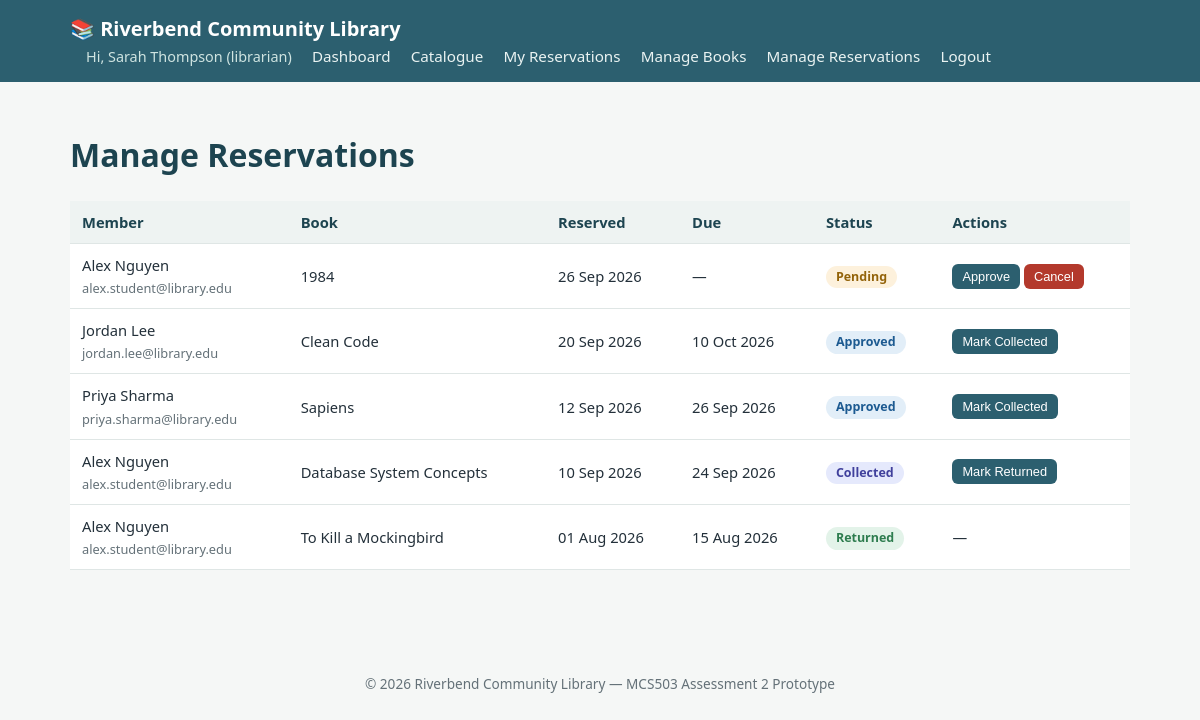
Screenshot of /admin/reservations.php (signed in) with the database file from the repository.
### tables this page shows
CREATE TABLE `reservations` (
  `reservation_id` int(11) NOT NULL AUTO_INCREMENT,
  `user_id` int(11) NOT NULL,
  `book_id` int(11) NOT NULL,
  `reservation_date` datetime NOT NULL DEFAULT current_timestamp(),
  `due_date` date DEFAULT NULL,
  `return_date` date DEFAULT NULL,
  `status` enum('Pending','Approved','Collected','Returned','Cancelled') NOT NULL DEFAULT 'Pending',
  PRIMARY KEY (`reservation_id`),
  KEY `idx_res_user` (`user_id`),
  KEY `idx_res_book` (`book_id`),
  KEY `idx_res_status` (`status`),
  CONSTRAINT `fk_res_book` FOREIGN KEY (`book_id`) REFERENCES `books` (`book_id`) ON DELETE CASCADE ON UPDATE CASCADE,
  CONSTRAINT `fk_res_user` FOREIGN KEY (`user_id`) REFERENCES `users` (`user_id`) ON DELETE CASCADE ON UPDATE CASCADE
);

CREATE TABLE `users` (
  `user_id` int(11) NOT NULL AUTO_INCREMENT,
  `full_name` varchar(100) NOT NULL,
  `email` varchar(150) NOT NULL,
  `password_hash` varchar(255) NOT NULL,
  `phone` varchar(20) DEFAULT NULL,
  `role` enum('member','librarian') NOT NULL DEFAULT 'member',
  `join_date` date NOT NULL DEFAULT curdate(),
  `created_at` timestamp NOT NULL DEFAULT current_timestamp(),
  PRIMARY KEY (`user_id`),
  UNIQUE KEY `email` (`email`)
);

CREATE TABLE `books` (
  `book_id` int(11) NOT NULL AUTO_INCREMENT,
  `title` varchar(200) NOT NULL,
  `author` varchar(150) NOT NULL,
  `isbn` varchar(20) DEFAULT NULL,
  `category_id` int(11) NOT NULL,
  `total_copies` int(11) NOT NULL DEFAULT 1,
  `available_copies` int(11) NOT NULL DEFAULT 1,
  `added_on` timestamp NOT NULL DEFAULT current_timestamp(),
  PRIMARY KEY (`book_id`),
  UNIQUE KEY `isbn` (`isbn`),
  KEY `idx_books_category` (`category_id`),
  CONSTRAINT `fk_books_category` FOREIGN KEY (`category_id`) REFERENCES `categories` (`category_id`) ON UPDATE CASCADE,
  CONSTRAINT `chk_copies` CHECK (`available_copies` >= 0 and `available_copies` <= `total_copies`)
);

### includes/Database.php (called while the page is built, shortened)
<?php
class Database
{
    private static ?mysqli $connection = null;
    public static function getConnection(): mysqli
    {
        if (self::$connection === null) {
            $conn = new mysqli(DB_HOST, DB_USER, DB_PASS, DB_NAME);
            $conn->set_charset('utf8mb4');
            self::$connection = $conn;
        }
        return self::$connection;
    }
}

### includes/Reservation.php (called while the page is built, shortened)
<?php
require_once __DIR__ . '/Database.php';
class Reservation
{
    private mysqli $db;
    public function __construct()
    {
        $this->db = Database::getConnection();
    }
    public function findAll(): array
    {
        $sql = "SELECT r.*, b.title, u.full_name, u.email
                FROM reservations r
                JOIN books b ON r.book_id = b.book_id
                JOIN users u ON r.user_id = u.user_id
                ORDER BY r.reservation_date DESC";
        return $this->db->query($sql)->fetch_all(MYSQLI_ASSOC);
    }
}

### includes/auth.php (called while the page is built, shortened)
<?php
function e(string $value): string
{
    return htmlspecialchars($value, ENT_QUOTES, 'UTF-8');
}

### admin/reservations.php (the view, shortened to what this page needs)
<?php
require_once __DIR__ . '/../includes/auth.php';
require_once __DIR__ . '/../includes/Reservation.php';
$resModel = new Reservation();
$reservations = $resModel->findAll();
require __DIR__ . '/../includes/header.php';
?>
<h1>Manage Reservations</h1>
<table>
    <thead>
        <tr><th>Member</th><th>Book</th><th>Reserved</th><th>Due</th><th>Status</th><th>Actions</th></tr>
    </thead>
    <tbody>
    <?php foreach ($reservations as $r): ?>
        <tr>
            <td><?= e($r['full_name']) ?><br><span style="color:#647178;font-size:0.8rem;"><?= e($r['email']) ?></span></td>
            <td><?= e($r['title']) ?></td>
            <td><?= date('d M Y', strtotime($r['reservation_date'])) ?></td>
            <td><?= $r['due_date'] ? date('d M Y', strtotime($r['due_date'])) : '&mdash;' ?></td>
            <td><span class="badge badge-<?= e($r['status']) ?>"><?= e($r['status']) ?></span></td>
            <td>
                <?php if ($r['status'] === 'Pending'): ?>
                    <form class="inline" method="post" action="reservations.php">
                        <button type="submit" class="btn btn-small">Approve</button>
                    </form>
                    <form class="inline" method="post" action="reservations.php">
                        <button type="submit" class="btn btn-small btn-danger">Cancel</button>
                    </form>
                <?php elseif ($r['status'] === 'Approved'): ?>
                    <form class="inline" method="post" action="reservations.php">
                        <button type="submit" class="btn btn-small">Mark Collected</button>
                    </form>
                <?php elseif ($r['status'] === 'Collected'): ?>
                    <form class="inline" method="post" action="reservations.php">
                        <button type="submit" class="btn btn-small">Mark Returned</button>
                    </form>
                <?php else: ?>
                    &mdash;
                <?php endif; ?>
            </td>
        </tr>
    <?php endforeach; ?>
    </tbody>
</table>
<?php require __DIR__ . '/../includes/footer.php'; ?>

### assets/css/style.css (style rules this page uses)
:root { --primary: #2c5f6f; --primary-dark: #1d4450; --accent: #d98e04; --bg: #f5f7f6; --card-bg: #ffffff; --text: #23303a; --muted: #647178; --border: #dfe6e5; --success: #2e7d4f; --danger: #b3392c; }
* { box-sizing: border-box; }
body { margin: 0; font-family: 'Segoe UI', Arial, sans-serif; background: var(--bg); color: var(--text); line-height: 1.5; }
h1, h2, h3 { color: var(--primary-dark); }
.badge { display: inline-block; padding: 2px 10px; border-radius: 999px; font-size: 0.78rem; font-weight: 600; }
.badge-Pending { background: #fdf1dc; color: #93630a; }
.badge-Approved { background: #e2eef8; color: #1c5a91; }
.badge-Collected { background: #e5e9fc; color: #40409c; }
.badge-Returned { background: #e3f3e9; color: var(--success); }
form.inline { display: inline; }
.btn { display: inline-block; background: var(--primary); color: #fff; border: none; padding: 9px 16px; border-radius: 6px; cursor: pointer; text-decoration: none; font-size: 0.92rem; }
.btn-danger { background: var(--danger); }
.btn-small { padding: 5px 10px; font-size: 0.8rem; }
table { width: 100%; border-collapse: collapse; background: #fff; }
th, td { text-align: left; padding: 10px 12px; border-bottom: 1px solid var(--border); font-size: 0.92rem; }
th { background: #eef3f2; color: var(--primary-dark); }

### rows the page displays
reservations: user.full_name "Alex Nguyen", user.email "alex.student@library.edu", book.title "1984", reservation_date "26 Sep 2026", status "Pending"
reservations: user.full_name "Jordan Lee", user.email "jordan.lee@library.edu", book.title "Clean Code", reservation_date "20 Sep 2026", due_date "10 Oct 2026", status "Approved"
reservations: user.full_name "Priya Sharma", user.email "priya.sharma@library.edu", book.title "Sapiens", reservation_date "12 Sep 2026", due_date "26 Sep 2026", status "Approved"
reservations: user.full_name "Alex Nguyen", user.email "alex.student@library.edu", book.title "Database System Concepts", reservation_date "10 Sep 2026", due_date "24 Sep 2026", status "Collected"
reservations: user.full_name "Alex Nguyen", user.email "alex.student@library.edu", book.title "To Kill a Mockingbird", reservation_date "01 Aug 2026", due_date "15 Aug 2026", status "Returned"

### other values shown
$_SESSION['full_name'] "Sarah Thompson"
$_SESSION['role'] "librarian"
